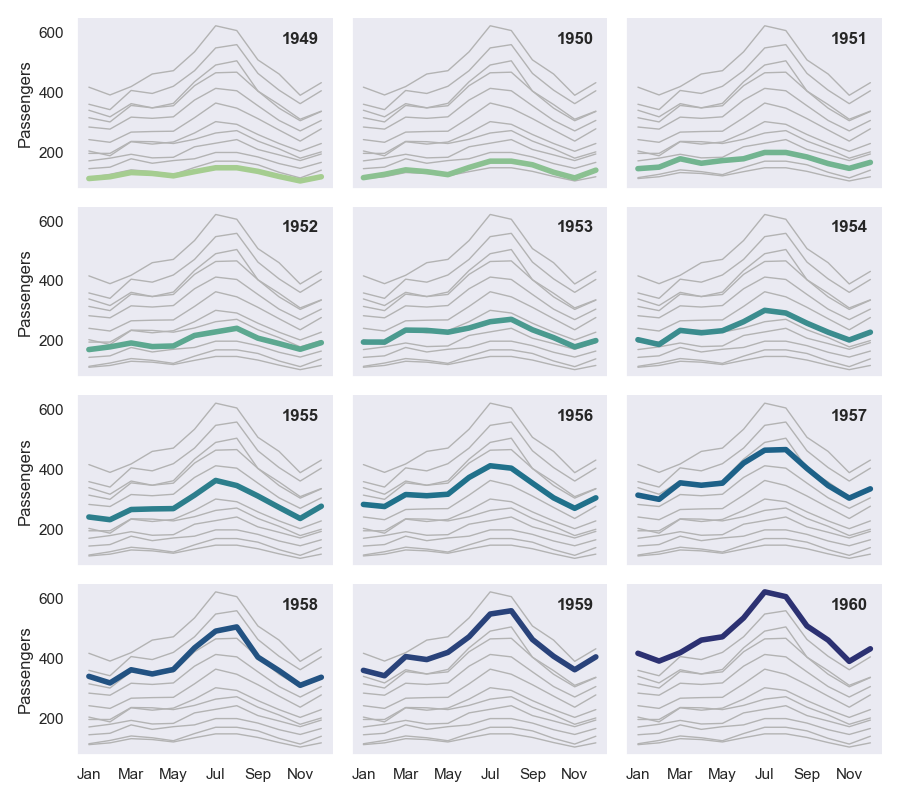

This chart was generated by the following Python code:
# 引入所需库
import seaborn as sns
import matplotlib.pyplot as plt

# 设置图大小
f, ax = plt.subplots(figsize=(9, 6))
# 设置为暗色主题
sns.set_theme(style="dark")

# 加载示例数据集
flights = sns.load_dataset("flights")

#  创建一个线图，其中每个变量都具有自己的行和列
g = sns.relplot(
    data=flights,
    x="month", y="passengers", col="year", hue="year",
    kind="line", palette="crest", linewidth=4, zorder=5,
    col_wrap=3, height=2, aspect=1.5, legend=False,
)

# 遍历每个子图、添加标题注释
for year, ax in g.axes_dict.items():

    # Add the title as an annotation within the plot
    ax.text(.8, .85, year, transform=ax.transAxes, fontweight="bold")

    # Plot every year's time series in the background
    sns.lineplot(
        data=flights, x="month", y="passengers", units="year",
        estimator=None, color=".7", linewidth=1, ax=ax,
    )

# 设置子图的x轴刻度频率
ax.set_xticks(ax.get_xticks()[::2])

# 设置图形标题
g.set_titles("")
# 设置x轴和y轴标签
g.set_axis_labels("", "Passengers")
# 调整子图之间的间距
g.tight_layout()

plt.show()
